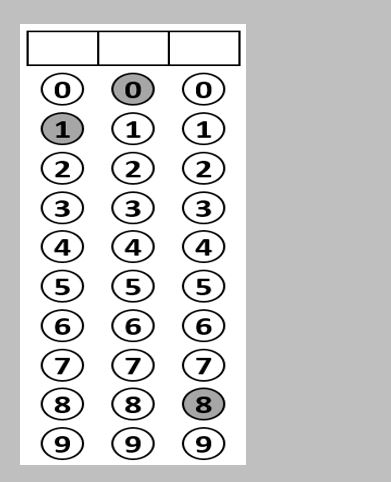
#> input picture tes_omr.png, 391 x 482 px
$ jupyter execute OMR_pemilu.ipynb
#> lines starting #> are read from the running program, lines starting #| are printed output that depends on the picture; after the words box and inside, x2 and y2 are one past the last pixel; in counts of white or black regions, pixels touching at a corner belong together
[cell 1]
import cv2
import numpy as np
from google.colab.patches import cv2_imshow
from imutils.perspective import four_point_transform
from imutils import contours
import imutils
import pandas as pd

[cell 2]
# Membaca gambar lembar jawaban
image = cv2.imread('tes_omr.png')
#> image is the input picture: shape (482, 391, 3); min 0, max 255, mean 208
cv2_imshow(image)

[cell 3]
gray = cv2.cvtColor(image, cv2.COLOR_BGR2GRAY)
cv2_imshow(gray)

[cell 4]
blurred = cv2.GaussianBlur(gray, (5, 5), 0)
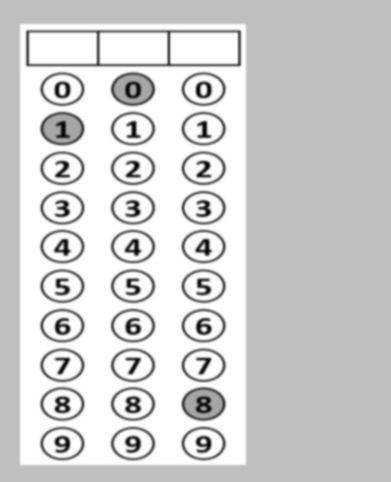
#> blurred: shape (482, 391); min 6, max 255, mean 208
cv2_imshow(blurred)

[cell 5]
# Menggunakan metode canny edge detection
edged = cv2.Canny(gray, 30, 200)
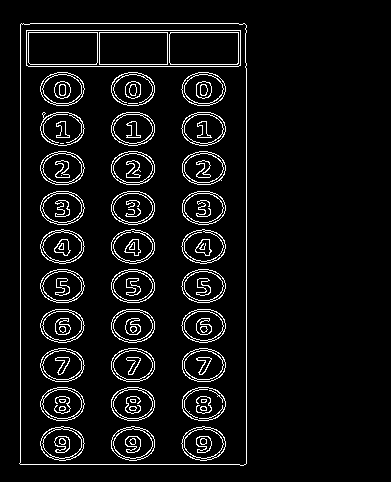
#> edged: shape (482, 391); 6.4% white in thin lines or dots, all inside (x1, y1, x2, y2) = (19, 23, 247, 466)
cv2_imshow(edged)

[cell 6]
contours_paper, _ = cv2.findContours(edged.copy(), cv2.RETR_EXTERNAL, cv2.CHAIN_APPROX_SIMPLE)
#> contours_paper = 1 contour; box (x1, y1, x2, y2) and area: (19, 23, 247, 466) 99623
cv2.drawContours(image, contours_paper, -1, (0, 255, 0), 2)
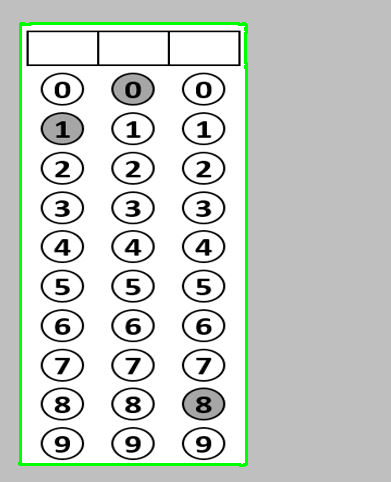
#> image: shape (482, 391, 3); 2.14% of pixels changed, all inside (x1, y1, x2, y2) = (18, 22, 248, 467)
# Menampilkan gambar dengan OpenCV imshow()

cv2_imshow(image)

[cell 7]
# Inisialisasi list untuk menyimpan string kontur
contour_strings_paper = []

# Ubah setiap kontur menjadi string dan tambahkan ke list
for con_paper in contours_paper:
    contour_str_paper = str(con_paper.squeeze().tolist())
    contour_strings_paper.append(contour_str_paper)
#> this loop made 1 pass
#> after the loop, contour_strings_paper = 1 item

# Buat DataFrame dari list kontur
df_kontur_1 = pd.DataFrame(contour_strings_paper, columns=['Contour'])
#> df_kontur_1 = table of 1 rows and 1 columns

# Tampilkan DataFrame
df_kontur_1
#> Out = table of 1 rows and 1 columns

[cell 8]
cnts = cv2.findContours(edged.copy(), cv2.RETR_EXTERNAL,
	cv2.CHAIN_APPROX_SIMPLE)
#> cnts has the same summary as contours_paper
cnts = imutils.grab_contours(cnts)

docCnt = None

# ensure that at least one contour was found
if len(cnts) > 0:
    # sort the contours according to their size in
    # descending order
    cnts = sorted(cnts, key=cv2.contourArea, reverse=True)
    # loop over the sorted contours
    for c in cnts:
        # approximate the contour
        peri = cv2.arcLength(c, True)
        approx = cv2.approxPolyDP(c, 0.02 * peri, True)
        # if our approximated contour has four points,
        # then we can assume we have found the paper
        if len(approx) == 4:
            docCnt = approx
            break
#> this loop made 1 pass
#> (peri, docCnt) on pass 1: (1338.3, [[21, 23], [19, 463], [245, 464], [246, 25]])

# Mengonversi array menjadi list koordinat
coordinates_list = [(point[0][0], point[0][1]) for point in docCnt]
#> coordinates_list = [(21, 23), (19, 463), (245, 464), (246, 25)]

# Membuat DataFrame dari list koordinat
df_docCnt = pd.DataFrame(coordinates_list, columns=['X', 'Y'])
#> df_docCnt = table of 4 rows and 2 columns
df_docCnt
#> Out = table of 4 rows and 2 columns

[cell 9]
paper = four_point_transform(image, docCnt.reshape(4, 2))
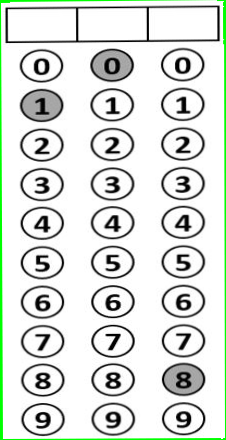
#> paper: shape (440, 226, 3); mean B, G, R 217.7, 223.3, 217.7
cv2_imshow(paper)

[cell 10]
paper_test=paper.copy()
cv2_imshow(paper_test)

[cell 11]
warped = four_point_transform(gray, docCnt.reshape(4, 2))
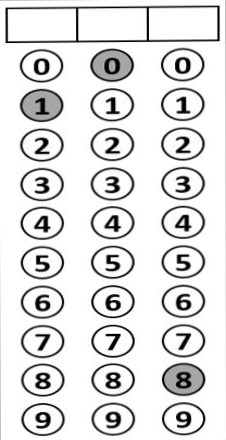
#> warped: shape (440, 226); min 0, max 255, mean 223
cv2_imshow(warped)

[cell 12]
thresh = cv2.threshold(warped, 0, 255, cv2.THRESH_BINARY_INV | cv2.THRESH_OTSU)[1]
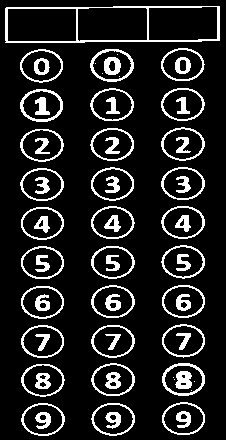
#> thresh: shape (440, 226); 13.5% white in thin lines or dots
cv2_imshow(thresh)

[cell 13]
cnts = cv2.findContours(thresh.copy(), cv2.RETR_EXTERNAL, cv2.CHAIN_APPROX_SIMPLE)
#> cnts = 31 contours; largest, box (x1, y1, x2, y2) and area: (5, 6, 220, 43) 7443, (161, 127, 205, 161) 1092, (161, 88, 205, 121) 1088, (90, 49, 134, 82) 1086, (161, 48, 205, 81) 1086
cnts = imutils.grab_contours(cnts)

[cell 14]
# Inisialisasi daftar kontur yang mewakili pertanyaan.
questionCnts = []
cont_list_before = []
cont_list_after = []
# Melakukan loop pada setiap kontur yang ditemukan.
for c in cnts:
    # Menghitung bounding box dari setiap kontur.
    (x, y, w, h) = cv2.boundingRect(c)

    # Menghitung aspect ratio dari bounding box.
    ar = w / float(h)
    cont_list_before.append((x, y, w, h, ar))
    # Memeriksa apakah kontur tersebut memenuhi kriteria untuk menjadi kotak pertanyaan.
    # Kriteria: cukup lebar, cukup tinggi, dan memiliki aspect ratio yang mendekati 1.
    if ar >= 0.9 and ar <= 1.5:
        cont_list_after.append((x, y, w, h, ar))
        # Menggambar kotak pertanyaan pada gambar asli
        cv2.rectangle(paper, (x, y), (x + w, y + h), (0, 0, 255), 2)
        # Menambahkan kontur yang memenuhi kriteria ke dalam daftar 'questionCnts'.
        questionCnts.append(c)
#> this loop made 31 passes
#> (x, y, w, h, ar) on passes 1 to 12: (91, 403, 44, 33, 1.33), (21, 403, 44, 33, 1.33), (162, 402, 43, 33, 1.3), (21, 364, 44, 33, 1.33), (162, 363, 43, 33, 1.3), (91, 363, 44, 33, 1.33), (91, 325, 44, 33, 1.33), (21, 325, 43, 33, 1.3), (162, 324, 43, 34, 1.26), (21, 286, 43, 33, 1.3), (162, 285, 43, 33, 1.3), (91, 285, 44, 33, 1.33)
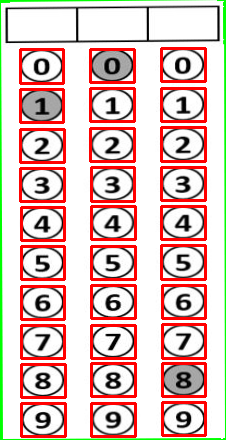
#> paper: shape (440, 226, 3); 13.78% of pixels changed, all inside (x1, y1, x2, y2) = (19, 47, 207, 438)
#> after the loop, cont_list_after = 30 items, first 6: (91, 403, 44, 33, 1.33), (21, 403, 44, 33, 1.33), (162, 402, 43, 33, 1.3), (21, 364, 44, 33, 1.33), (162, 363, 43, 33, 1.3), (91, 363, 44, 33, 1.33); cont_list_before = 31 items, first 6: (91, 403, 44, 33, 1.33), (21, 403, 44, 33, 1.33), (162, 402, 43, 33, 1.3), (21, 364, 44, 33, 1.33), (162, 363, 43, 33, 1.3), (91, 363, 44, 33, 1.33); questionCnts = 30 contours; largest, box (x1, y1, x2, y2) and area: (161, 127, 205, 161) 1092, (161, 88, 205, 121) 1088, (90, 49, 134, 82) 1086, (161, 48, 205, 81) 1086, (90, 128, 134, 161) 1086

cv2_imshow(paper)

[cell 15]
df_cont_before = pd.DataFrame(cont_list_before, columns=['X', 'Y', 'Width', 'Height', 'Aspect Ratio'])
#> df_cont_before = table of 31 rows and 5 columns
df_cont_before
#> Out = table of 31 rows and 5 columns

[cell 16]
df_cont_after = pd.DataFrame(cont_list_after, columns=['X', 'Y', 'Width', 'Height', 'Aspect Ratio'])
#> df_cont_after = table of 30 rows and 5 columns
df_cont_after
#> Out = table of 30 rows and 5 columns

[cell 17]
unique_values_X = df_cont_after['X'].unique()
#> unique_values_X = [91, 21, 162, 161, 20, 90]
unique_values_Y = df_cont_after['Y'].unique()
#> unique_values_Y = 21 values, max 403 at index 0, min 48 at index 20, mean 221.4

print(unique_values_X)
#| [ 91  21 162 161  20  90]
print(unique_values_Y)
#| [403 402 364 363 325 324 286 285 246 245 207 206 168 167 129 128 127  89
#|   88  49  48]

[cell 18]
x_1=20
y_1=48
w_1=44
h_1=33
test_kotak=cv2.rectangle(warped.copy(), (x_1, y_1), (x_1 + w_1, y_1 + h_1), (0, 0, 255), 2)
cv2_imshow(test_kotak)

[cell 19]
from imutils import contours
questionCnts = contours.sort_contours(questionCnts,
	method="top-to-bottom")[0]
#> questionCnts = 30 contours; largest, box (x1, y1, x2, y2) and area: (161, 127, 205, 161) 1092, (161, 88, 205, 121) 1088, (161, 48, 205, 81) 1086, (90, 49, 134, 82) 1086, (90, 128, 134, 161) 1086

[cell 20]
# Inisialisasi list untuk menyimpan string kontur
contour_strings_bulat = []
# Ubah setiap kontur menjadi string dan tambahkan ke list
for con_bulat in questionCnts:
    contour_str_bulat = str(con_bulat.squeeze().tolist())
    contour_strings_bulat.append(contour_str_bulat)
#> this loop made 30 passes
#> after the loop, contour_strings_bulat = 30 items
# Buat DataFrame dari list kontur
df_kontur_bulat = pd.DataFrame(contour_strings_bulat, columns=['Contour'])
#> df_kontur_bulat = table of 30 rows and 1 columns
# Tampilkan DataFrame
df_kontur_bulat
#> Out = table of 30 rows and 1 columns

[cell 21]
len(questionCnts)
#> Out = 30

[cell 22]
cont_list_end = []
# Melakukan loop pada setiap kontur yang ditemukan.
for c in questionCnts:
    # Menghitung bounding box dari setiap kontur.
    (x, y, w, h) = cv2.boundingRect(c)

    # Menghitung aspect ratio dari bounding box.
    ar = w / float(h)
    cont_list_end.append((x, y, w, h, ar))
#> this loop made 30 passes
#> (x, y, w, h, ar) on passes 1 to 12: (161, 48, 44, 33, 1.33), (90, 49, 44, 33, 1.33), (20, 49, 43, 34, 1.26), (161, 88, 44, 33, 1.33), (90, 88, 44, 33, 1.33), (20, 89, 43, 33, 1.3), (161, 127, 44, 34, 1.29), (90, 128, 44, 33, 1.33), (20, 129, 44, 33, 1.33), (161, 167, 44, 33, 1.33), (91, 167, 43, 34, 1.26), (20, 168, 44, 33, 1.33)
#> after the loop, cont_list_end = 30 items, first 6: (161, 48, 44, 33, 1.33), (90, 49, 44, 33, 1.33), (20, 49, 43, 34, 1.26), (161, 88, 44, 33, 1.33), (90, 88, 44, 33, 1.33), (20, 89, 43, 33, 1.3)

df_cont_end = pd.DataFrame(cont_list_end, columns=['X', 'Y', 'Width', 'Height', 'Aspect Ratio'])
#> df_cont_end = table of 30 rows and 5 columns
df_cont_end
#> Out = table of 30 rows and 5 columns

[cell 23]
nomor=0
df_select=df_cont_end[nomor:nomor + 3]
#> df_select = table of 3 rows and 5 columns
df_select.sort_values(by='X')
#> Out = table of 3 rows and 5 columns

[cell 24]
hasil=[]
for (q, i) in enumerate(np.arange(0, len(questionCnts), 3)):

    cnts = contours.sort_contours(questionCnts[i:i + 3])[0]
    bubbled = None

    # loop over the sorted contours
    for (j, c) in enumerate(cnts):
        mask = np.zeros(thresh.shape, dtype="uint8")
        cv2.drawContours(mask, [c], -1, 255, -1)
        mask = cv2.bitwise_and(thresh, thresh, mask=mask)
        total = cv2.countNonZero(mask)
        if total > 450:
          hasil.append((j,q))
          cv2.drawContours(paper_test, [cnts[j]], -1, (0, 255, 0), 3)
#> this loop made 10 passes
#> i on passes 1 to 10: 0, 3, 6, 9, 12, 15, 18, 21, 24, 27
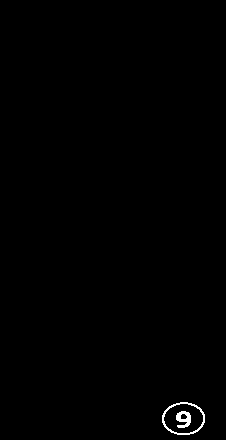
#> mask: shape (440, 226); 0.41% white in thin lines or dots, all inside (x1, y1, x2, y2) = (162, 402, 205, 435)
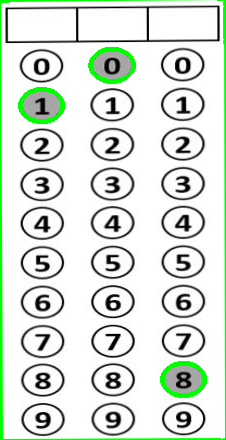
#> paper_test: shape (440, 226, 3); 1.62% of pixels changed, all inside (x1, y1, x2, y2) = (18, 47, 207, 398)
#> after the loop, hasil = [(1, 0), (0, 1), (2, 8)]

[cell 25]
hasil.sort()
cv2.putText(paper_test, "{}".format(hasil[0][1]), (27, 33), cv2.FONT_HERSHEY_SIMPLEX, 0.9, (255, 0, 0), 3)
cv2.putText(paper_test, "{}".format(hasil[1][1]), (99, 33), cv2.FONT_HERSHEY_SIMPLEX, 0.9, (255, 0, 0), 3)
cv2.putText(paper_test, "{}".format(hasil[2][1]), (170, 33), cv2.FONT_HERSHEY_SIMPLEX, 0.9, (255, 0, 0), 3)
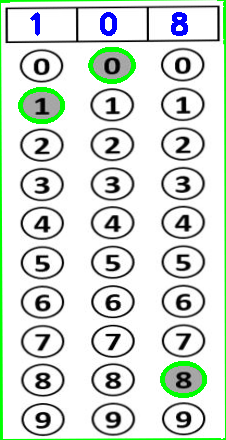
#> paper_test: shape (440, 226, 3); mean B, G, R 215.4, 223.3, 213.7
